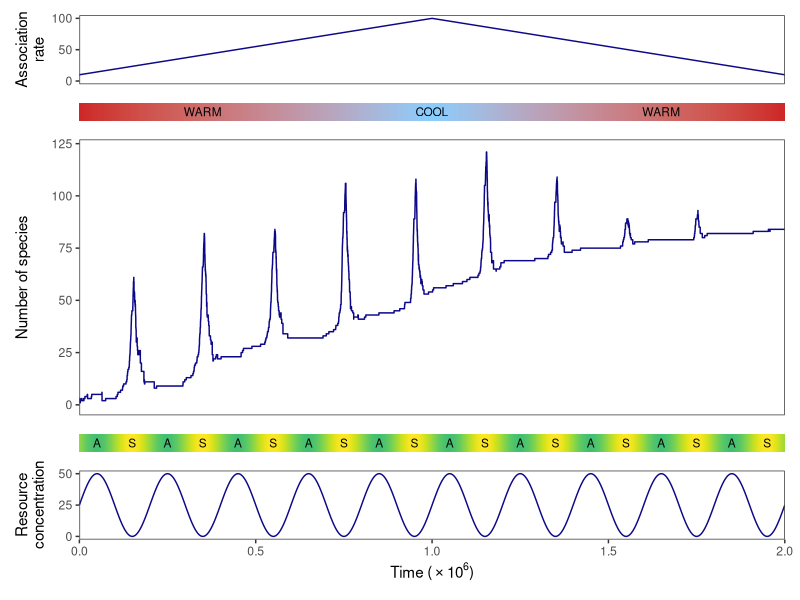

Here is the R script that generated this plot:
library(tidyverse)
library(patchwork)


dat <- read_tsv("../data/evo_data.tsv", col_types = "ddid") |>
  mutate(time = time / 1e6)
tmax <- max(dat$time)


p1 <- dat |>
  #slice(1:400 * 100) |> # Reduce resolution (same quality, smaller file size)
  ggplot(aes(x = time, y = assocRate)) +
  geom_line(color = viridis::plasma(1)) +
  scale_x_continuous(expand = c(0, 0), limits = c(0, NA)) +
  scale_y_continuous(limits = c(0, NA), breaks = c(0, 50, 100)) +
  labs(x = NULL, y = "Association\nrate") +
  theme_bw() +
  theme(panel.grid = element_blank(),
        axis.text.x = element_blank(), axis.ticks.x = element_blank())

p2 <- dat |>
  #slice(1:400 * 100) |> # Reduce resolution (same quality, smaller file size)
  ggplot(aes(x = time, y = 0, color = assocRate, fill = assocRate)) +
  geom_tile() +
  scale_x_continuous(expand = c(0, 0)) +
  scale_y_continuous(expand = c(0, 0)) +
  scale_color_gradient(low = "firebrick3", high = "skyblue1") +
  scale_fill_gradient(low = "firebrick3", high = "skyblue1") +
  labs(x = NULL, y = NULL) +
  guides(color = "none", fill = "none") +
  theme_minimal() +
  theme(axis.text = element_blank(), axis.ticks = element_blank()) +
  annotate(geom="text", x=0.175*tmax, y=0, label="WARM", color="black", size=3) +
  annotate(geom="text", x=0.500*tmax, y=0, label="COOL", color="black", size=3) +
  annotate(geom="text", x=0.825*tmax, y=0, label="WARM", color="black", size=3)

p3 <- dat |>
  ggplot(aes(x = time, y = numTypes)) +
  geom_line(color = viridis::plasma(1)) +
  scale_x_continuous(expand = c(0, 0), limits = c(0, NA)) +
  labs(x = NULL, y = "Number of species") +
  theme_bw() +
  theme(panel.grid = element_blank(),
        axis.text.x = element_blank(), axis.ticks.x = element_blank())

p4 <- (dat |>
         #slice(1:400 * 100) |> # Reduce resolution (same quality, smaller file size)
         ggplot(aes(x = time, y = 0, color = resource, fill = resource)) +
         geom_tile() +
         scale_x_continuous(expand = c(0, 0)) +
         scale_y_continuous(expand = c(0, 0)) +
         scale_color_viridis_c(begin = 0.7, direction = -1) +
         scale_fill_viridis_c(begin = 0.7, direction = -1) +
         labs(x = NULL, y = NULL) +
         guides(color = "none", fill = "none") +
         theme_minimal() +
         theme(axis.text = element_blank(), axis.ticks = element_blank())) |>
  (\(plt) reduce(1:20, \(p, i) {
    x <- seq(0.025*tmax, 0.975*tmax, l = 20)[i]
    lab <- ifelse(i %% 2 == 0, "S", "A")
    p + annotate(geom = "text", x = x, y = 0, label = lab, color = "black", size = 3)
  }, .init = plt))()


p5 <- dat |>
  #slice(1:400 * 100) |> # Reduce resolution (same quality, smaller file size)
  ggplot(aes(x = time, y = resource)) +
  geom_line(color = viridis::plasma(1)) +
  scale_x_continuous(expand = c(0, 0)) +
  scale_y_continuous(breaks = c(0, 25, 50)) +
  labs(x = expression(paste("Time (", phantom() %*% 10^6, ")")),
       y = "Resource\nconcentration") +
  theme_bw() +
  theme(panel.grid = element_blank())


p <- (p1 / p2 / p3 / p4 / p5 +
        plot_layout(heights = c(1, 0.25, 4, 0.25, 1), tag_level = "new"))

show(p)
#ggsave("../figures/Fig4_new.pdf", device = cairo_pdf, width = 6, height = 7)
